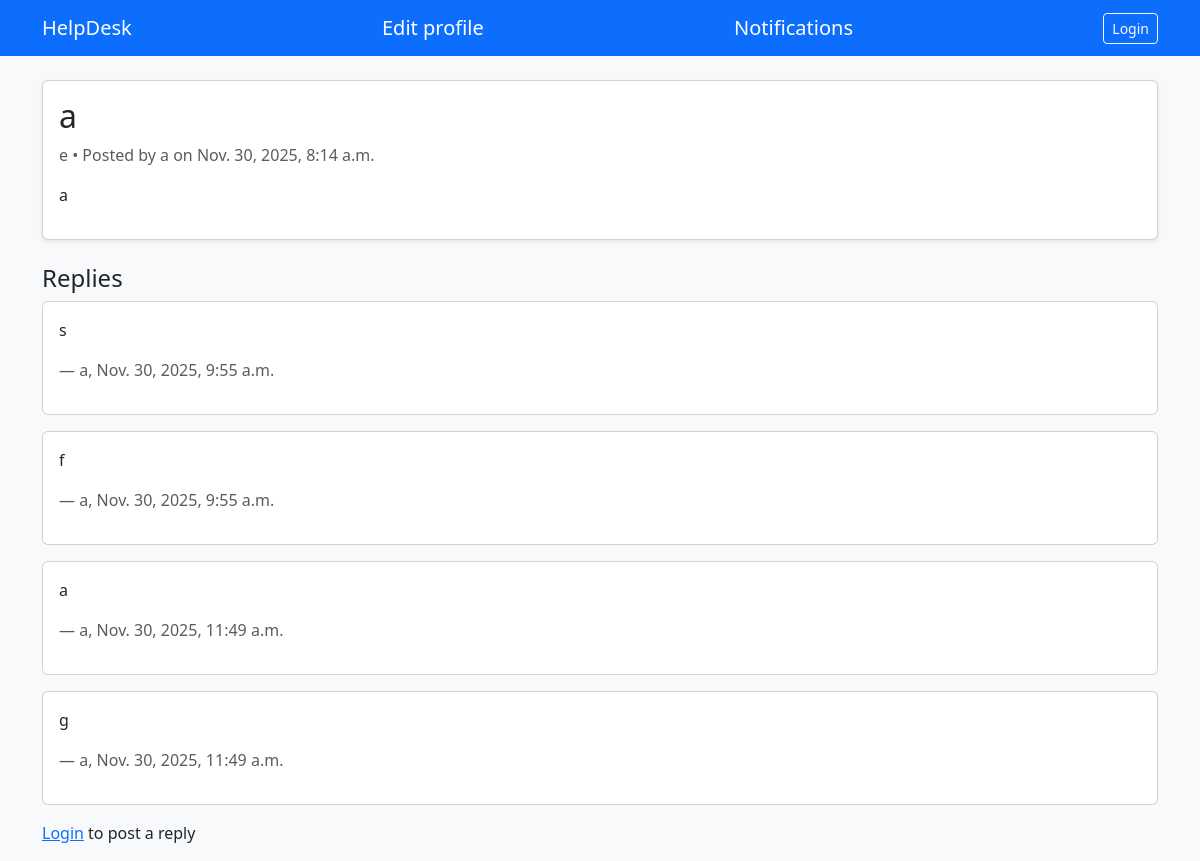
/helpdesk/request/1/, run on the app's committed database.
### helpdesk/models.py (models this page shows)
class HelpRequest(models.Model):
    User = models.ForeignKey(User, on_delete=models.CASCADE)
    subject = models.CharField(max_length=50)
    description = models.TextField()
    created_at = models.DateTimeField(auto_now_add=True)
    title = models.CharField(max_length=200)

class Reply(models.Model):
    help_request = models.ForeignKey(HelpRequest, on_delete=models.CASCADE, related_name='replies')
    responder = models.ForeignKey(User, on_delete=models.CASCADE)
    message = models.TextField()
    created_at = models.DateTimeField(auto_now_add=True)

### helpdesk/views.py (the view)
# urls.py: path('request/<int:request_id>/', views.request_detail, name='request_detail'),
def request_detail(request, request_id):
    req = get_object_or_404(HelpRequest, id=request_id)
    return render(request, 'helpdesk/request_detail.html',
    { "request": req,})

### helpdesk/templates/helpdesk/request_detail.html (shortened to what this page needs)
{% extends "helpdesk/base.html" %}
{% block content %}
<div class="card mb-4 shadow-sm">
  <div class="card-body">
    <h2>{{ request.title }}</h2>
    <p class="text-muted">
      {{ request.subject }} • Posted by {{ request.User.username }} on {{ request.created_at }}
    </p>
    <p>{{ request.description }}</p>
  </div>
</div>
<h4>Replies</h4>
{% for reply in request.replies.all %}
<div class="card mb-3">
  <div class="card-body">
    <p>{{ reply.message }}</p>
    <p class="text-muted">— {{ reply.responder }}, {{ reply.created_at }}</p>
  </div>
</div>
{% empty %}
  <p>No replies yet.</p>
{% endfor %}
{% if user.is_authenticated %}
  <hr>
  <h4>Add a Reply</h4>
  <form method="POST" action="{% url 'reply_request' request.id %}">
    {% csrf_token %}
    <textarea name="text" class="form-control mb-2" rows="3" placeholder="Write a reply..." required></textarea>
    <button class="btn btn-primary">Submit Reply</button>
  </form>
{% else %}
  <p><a href="{% url 'login' %}">Login</a> to post a reply</p>
{% endif %}
{% endblock %}

### data on the page
HelpRequest: title "a", subject "e", User.username "a", created_at "Nov. 30, 2025, 8:14 a.m.", description "a"
Reply: message "s", responder "a", created_at "Nov. 30, 2025, 9:55 a.m."
Reply: message "f", responder "a", created_at "Nov. 30, 2025, 9:55 a.m."
Reply: message "a", responder "a", created_at "Nov. 30, 2025, 11:49 a.m."
Reply: message "g", responder "a", created_at "Nov. 30, 2025, 11:49 a.m."
